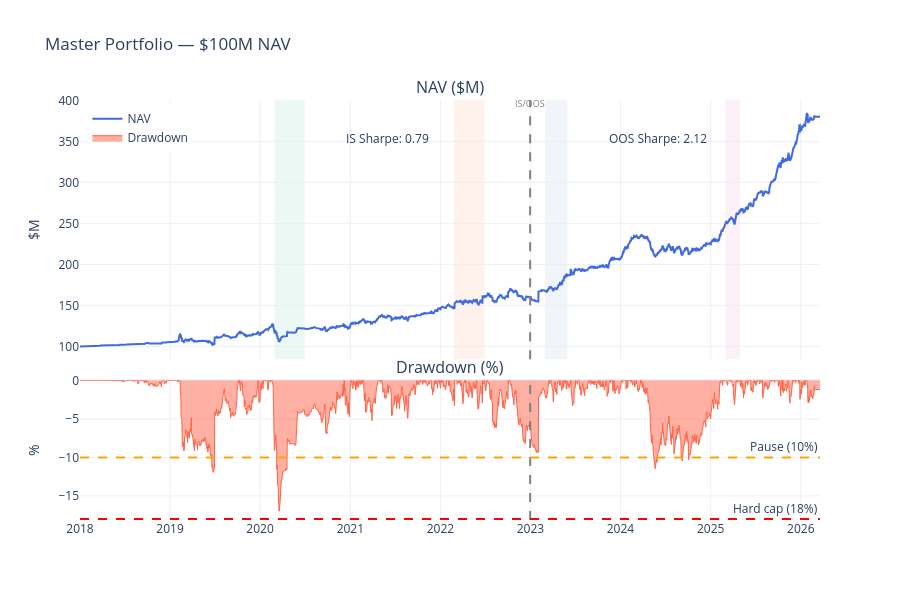

Notebook code for this chart:
### Code cell
# ── Chart: NAV equity curve + drawdown ───────────────────────────────────

cum       = (1 + port_ret_f).cumprod()
roll_max  = cum.cummax()
dd_series = cum / roll_max - 1
nav_m     = nav / 1e6   # in $M

fig = make_subplots(rows=2, cols=1, shared_xaxes=True, vertical_spacing=0.05,
                    subplot_titles=['NAV ($M)', 'Drawdown (%)'],
                    row_heights=[0.65, 0.35])

# NAV curve
fig.add_trace(go.Scatter(x=nav_m.index, y=nav_m.values,
                         name='NAV', line=dict(color='royalblue', width=2)), row=1, col=1)

# IS/OOS boundary — use add_shape to avoid Plotly annotation bug with string datetimes
_is_end_str = str(IS_END.date())
for r in [1, 2]:
    fig.add_shape(type='line', x0=_is_end_str, x1=_is_end_str, y0=0, y1=1,
                  xref='x', yref='y domain', line=dict(dash='dash', color='grey'),
                  row=r, col=1)
# Annotation only on row 1
fig.add_annotation(x=_is_end_str, xref='x', y=1.02, yref='y domain',
                   text='IS/OOS', showarrow=False, font=dict(size=9, color='grey'),
                   row=1, col=1)

# Stress period shading
colors = px.colors.qualitative.Set2
for ci, (label, (s, e)) in enumerate(STRESS_PERIODS.items()):
    col = colors[ci % len(colors)]
    for r in [1, 2]:
        fig.add_vrect(x0=s, x1=e, fillcolor=col, opacity=0.12,
                      layer='below', line_width=0, row=r, col=1)

# Drawdown
fig.add_trace(go.Scatter(x=dd_series.index, y=dd_series.values * 100,
                         name='Drawdown', fill='tozeroy',
                         line=dict(color='tomato', width=1)), row=2, col=1)
# Threshold lines on drawdown
fig.add_hline(y=-PAUSE_DD_THRESHOLD * 100, line_dash='dash', line_color='orange',
              annotation_text=f'Pause ({PAUSE_DD_THRESHOLD:.0%})', row=2, col=1)
fig.add_hline(y=-HARD_CAP_DD * 100, line_dash='dash', line_color='red',
              annotation_text=f'Hard cap ({HARD_CAP_DD:.0%})', row=2, col=1)

# Sharpe annotations
sharpe_is  = perf.get('IS',  {}).get('sharpe', float('nan'))
sharpe_oos = perf.get('OOS', {}).get('sharpe', float('nan'))
fig.add_annotation(x=str(pd.Timestamp('2021-06-01').date()),
                   y=nav_m.max() * 0.92, text=f'IS Sharpe: {sharpe_is:.2f}',
                   showarrow=False, font=dict(size=12), row=1, col=1)
fig.add_annotation(x=str(pd.Timestamp('2024-06-01').date()),
                   y=nav_m.max() * 0.92, text=f'OOS Sharpe: {sharpe_oos:.2f}',
                   showarrow=False, font=dict(size=12), row=1, col=1)

fig.update_layout(
    title=f'Master Portfolio \u2014 ${NAV_USD/1e6:.0f}M NAV',
    height=600, template='plotly_white',
    legend=dict(x=0.01, y=0.99)
)
fig.update_yaxes(title_text='$M', row=1, col=1)
fig.update_yaxes(title_text='%', row=2, col=1)
fig.show()

### Figure 1 — Plotly figure (JSON) as saved in the notebook; plotly's stock layout.template omitted (floating-point values rounded to 4 significant figures; data arrays with more than 128 entries replaced by an {"elided": "..."} marker saying what was removed)
{"data": [{"line": {"color": "royalblue", "width": 2}, "name": "NAV", "type": "scatter", "x": {"elided": "2991 str values"}, "xaxis": "x", "y": {"elided": "2991 float values"}, "yaxis": "y"}, {"fill": "tozeroy", "line": {"color": "tomato", "width": 1}, "name": "Drawdown", "type": "scatter", "x": {"elided": "2991 str values"}, "xaxis": "x2", "y": {"elided": "2991 float values"}, "yaxis": "y2"}], "layout": {"annotations": [{"font": {"size": 16}, "showarrow": false, "text": "NAV ($M)", "x": 0.5, "xanchor": "center", "xref": "paper", "y": 1.0, "yanchor": "bottom", "yref": "paper"}, {"font": {"size": 16}, "showarrow": false, "text": "Drawdown (%)", "x": 0.5, "xanchor": "center", "xref": "paper", "y": 0.3325, "yanchor": "bottom", "yref": "paper"}, {"font": {"color": "grey", "size": 9}, "showarrow": false, "text": "IS/OOS", "x": "2022-12-31", "xref": "x", "y": 1.02, "yref": "y domain"}, {"showarrow": false, "text": "Pause (10%)", "x": 1, "xanchor": "right", "xref": "x2 domain", "y": -10.0, "yanchor": "bottom", "yref": "y2"}, {"showarrow": false, "text": "Hard cap (18%)", "x": 1, "xanchor": "right", "xref": "x2 domain", "y": -18.0, "yanchor": "bottom", "yref": "y2"}, {"font": {"size": 12}, "showarrow": false, "text": "IS Sharpe: 0.79", "x": "2021-06-01", "xref": "x", "y": 353.9, "yref": "y"}, {"font": {"size": 12}, "showarrow": false, "text": "OOS Sharpe: 2.12", "x": "2024-06-01", "xref": "x", "y": 353.9, "yref": "y"}], "height": 600, "legend": {"x": 0.01, "y": 0.99}, "shapes": [{"line": {"color": "grey", "dash": "dash"}, "type": "line", "x0": "2022-12-31", "x1": "2022-12-31", "xref": "x", "y0": 0, "y1": 1, "yref": "y domain"}, {"line": {"color": "grey", "dash": "dash"}, "type": "line", "x0": "2022-12-31", "x1": "2022-12-31", "xref": "x2", "y0": 0, "y1": 1, "yref": "y2 domain"}, {"fillcolor": "rgb(102,194,165)", "layer": "below", "line": {"width": 0}, "opacity": 0.12, "type": "rect", "x0": "2020-03-01", "x1": "2020-06-30", "xref": "x", "y0": 0, "y1": 1, "yref": "y domain"}, {"fillcolor": "rgb(252,141,98)", "layer": "below", "line": {"width": 0}, "opacity": 0.12, "type": "rect", "x0": "2022-02-24", "x1": "2022-06-30", "xref": "x", "y0": 0, "y1": 1, "yref": "y domain"}, {"fillcolor": "rgb(141,160,203)", "layer": "below", "line": {"width": 0}, "opacity": 0.12, "type": "rect", "x0": "2023-03-01", "x1": "2023-05-31", "xref": "x", "y0": 0, "y1": 1, "yref": "y domain"}, {"fillcolor": "rgb(231,138,195)", "layer": "below", "line": {"width": 0}, "opacity": 0.12, "type": "rect", "x0": "2025-03-01", "x1": "2025-04-30", "xref": "x", "y0": 0, "y1": 1, "yref": "y domain"}, {"line": {"color": "orange", "dash": "dash"}, "type": "line", "x0": 0, "x1": 1, "xref": "x2 domain", "y0": -10.0, "y1": -10.0, "yref": "y2"}, {"line": {"color": "red", "dash": "dash"}, "type": "line", "x0": 0, "x1": 1, "xref": "x2 domain", "y0": -18.0, "y1": -18.0, "yref": "y2"}], "title": {"text": "Master Portfolio — $100M NAV"}, "xaxis": {"anchor": "y", "domain": [0.0, 1.0], "matches": "x2", "showticklabels": false}, "xaxis2": {"anchor": "y2", "domain": [0.0, 1.0]}, "yaxis": {"anchor": "x", "domain": [0.3825, 1.0], "title": {"text": "$M"}}, "yaxis2": {"anchor": "x2", "domain": [0.0, 0.3325], "title": {"text": "%"}}}}
